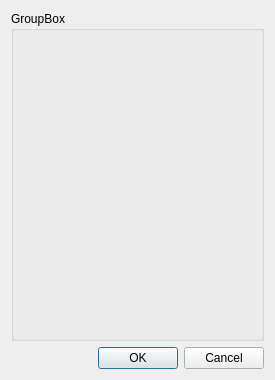
<?xml version="1.0" encoding="UTF-8"?>
<ui version="4.0">
 <class>PropertyDialog</class>
 <widget class="QDialog" name="PropertyDialog">
  <property name="geometry">
   <rect>
    <x>0</x>
    <y>0</y>
    <width>275</width>
    <height>380</height>
   </rect>
  </property>
  <property name="windowTitle">
   <string>Dialog</string>
  </property>
  <property name="windowIcon">
   <iconset resource="../../app/images.qrc">
    <normaloff>:/blocks/images/const_flow_fan.png</normaloff>:/blocks/images/const_flow_fan.png</iconset>
  </property>
  <layout class="QVBoxLayout" name="verticalLayout">
   <item>
    <widget class="QGroupBox" name="formGroupBox">
     <property name="title">
      <string>GroupBox</string>
     </property>
    </widget>
   </item>
   <item>
    <widget class="QDialogButtonBox" name="buttonBox">
     <property name="orientation">
      <enum>Qt::Horizontal</enum>
     </property>
     <property name="standardButtons">
      <set>QDialogButtonBox::Cancel|QDialogButtonBox::Ok</set>
     </property>
    </widget>
   </item>
  </layout>
 </widget>
 <resources>
  <include location="../../app/images.qrc"/>
 </resources>
 <connections>
  <connection>
   <sender>buttonBox</sender>
   <signal>accepted()</signal>
   <receiver>PropertyDialog</receiver>
   <slot>accept()</slot>
   <hints>
    <hint type="sourcelabel">
     <x>248</x>
     <y>254</y>
    </hint>
    <hint type="destinationlabel">
     <x>157</x>
     <y>274</y>
    </hint>
   </hints>
  </connection>
  <connection>
   <sender>buttonBox</sender>
   <signal>rejected()</signal>
   <receiver>PropertyDialog</receiver>
   <slot>reject()</slot>
   <hints>
    <hint type="sourcelabel">
     <x>316</x>
     <y>260</y>
    </hint>
    <hint type="destinationlabel">
     <x>286</x>
     <y>274</y>
    </hint>
   </hints>
  </connection>
 </connections>
</ui>
